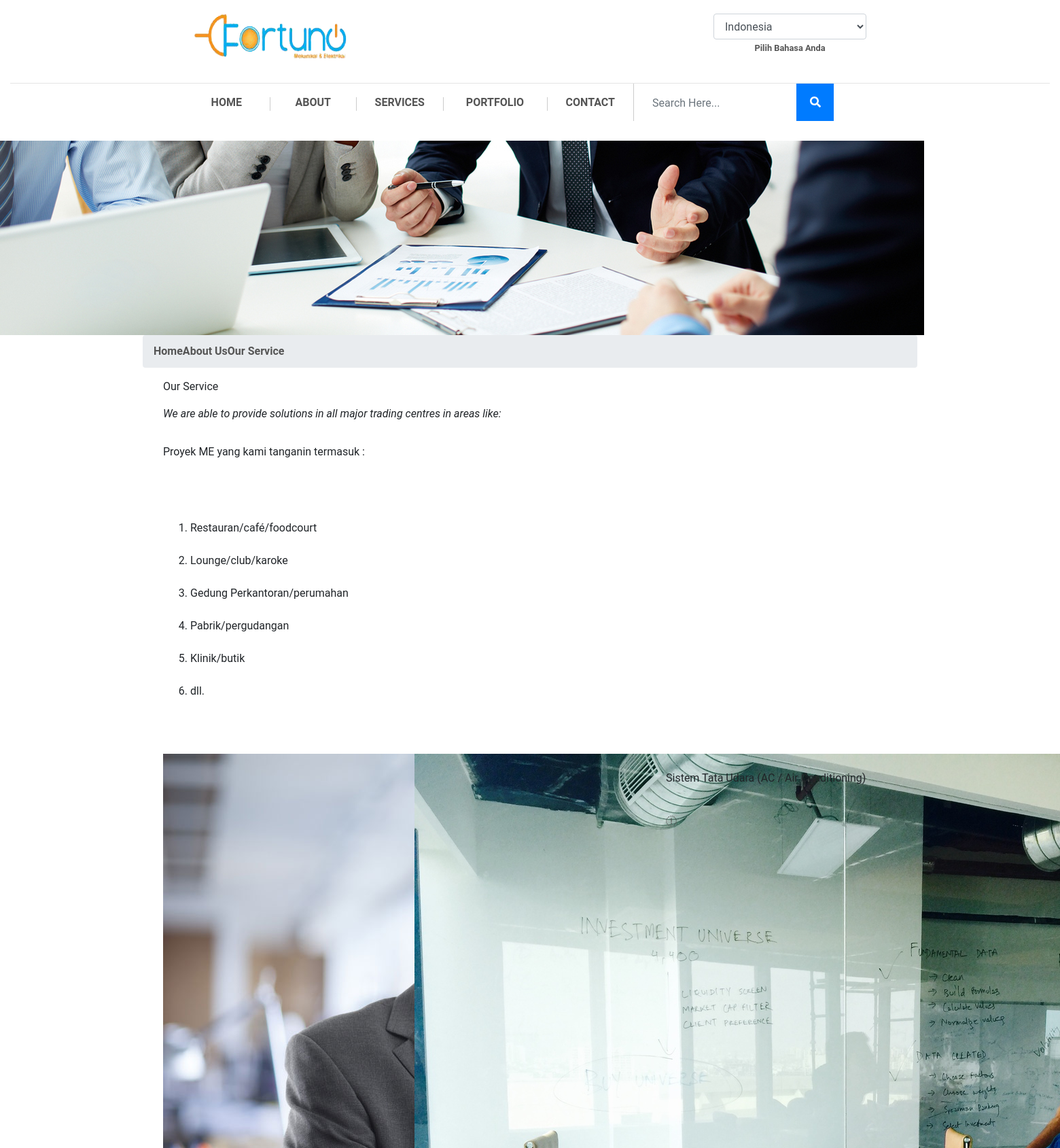
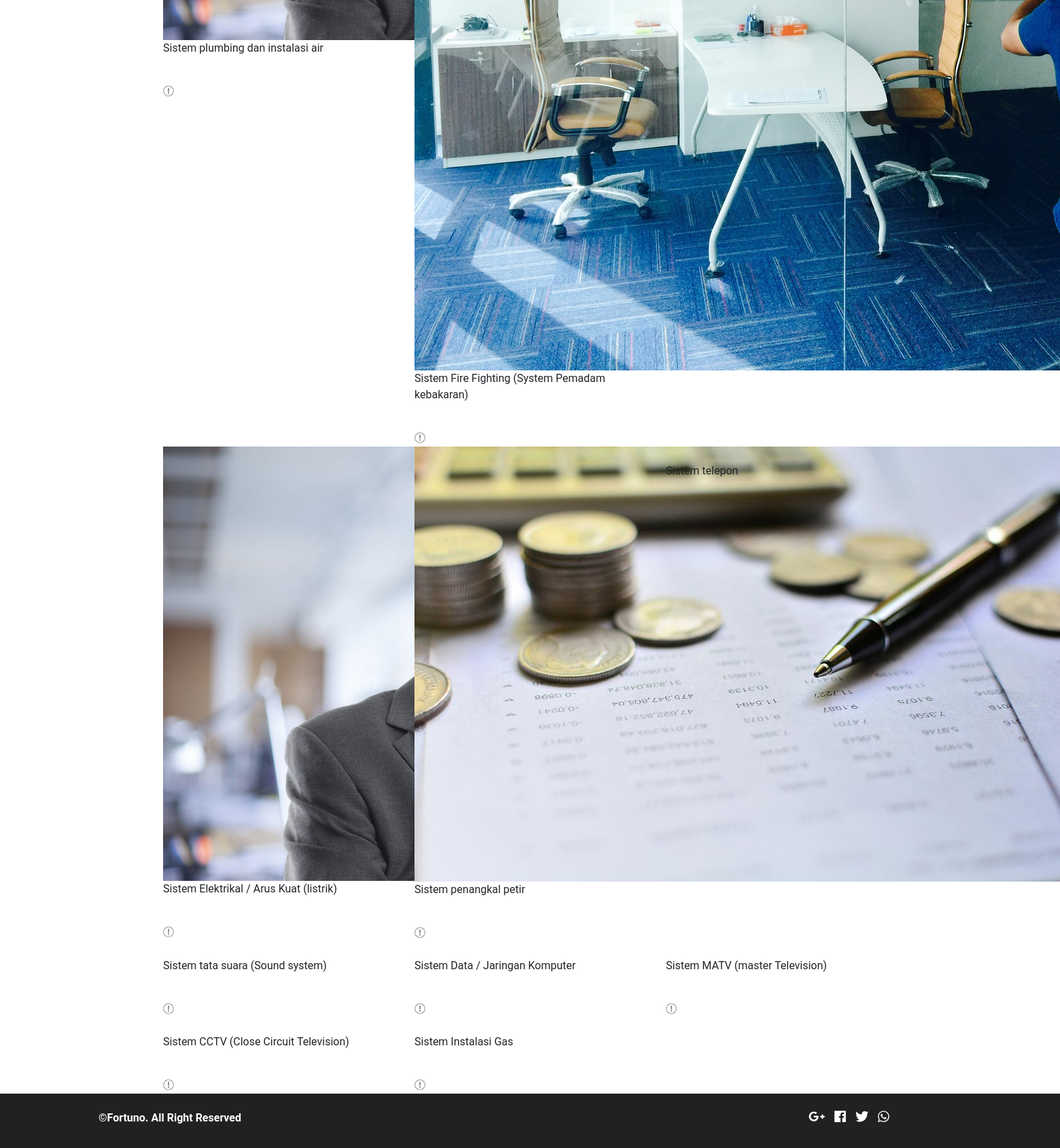
The app's page /index.php/service with its own data (2 pictures, top to bottom).
### tables this page shows
CREATE TABLE `fortu_text` (
  `text_id` int(8) NOT NULL,
  `text_footer` text NOT NULL,
  `text_footer_en` text NOT NULL,
  `text_slide` text NOT NULL,
  `text_slide_en` text NOT NULL,
  `text_quote` text NOT NULL,
  `text_quote_en` text NOT NULL,
  `text_service` text NOT NULL,
  `text_service_en` text NOT NULL,
  `text_portofolio` text NOT NULL,
  `text_portofolio_en` text NOT NULL,
  `text_mecha` text NOT NULL,
  `text_mecha_en` text NOT NULL
);

CREATE TABLE `fortu_services` (
  `services_id` int(11) NOT NULL,
  `catservices_id` int(8) NOT NULL,
  `services_name` varchar(255) NOT NULL,
  `services_name_en` varchar(255) NOT NULL,
  `services_desc` text NOT NULL,
  `services_desc_en` text NOT NULL,
  `services_alt` varchar(255) NOT NULL COMMENT 'alt untuk gambar',
  `services_pub` enum('88','99') NOT NULL COMMENT '99 = publish',
  `services_link` varchar(255) NOT NULL
);

CREATE TABLE `fortu_image` (
  `image_id` int(11) NOT NULL,
  `parent_id` int(11) NOT NULL,
  `image_parent_name` varchar(255) NOT NULL,
  `image_name` varchar(255) NOT NULL,
  `image_seq` tinyint(4) NOT NULL
);

### application/views/index.php (called while the page is built, shortened)
<?php
$this->load->view('component/top', isset($top) ? $top : 0);
$this->load->view('component/header', isset($header) ? $header : 0);
$this->load->view($content, isset($component) ? $component : 0);

### application/controllers/Service.php (called while the page is built, shortened)
<?php
class Service extends Frontend_Controller {
	public function index()
	{
		$this->data['text'] = $this->text_model->get(1);
		$change = array();
		$services = $this->services_model->get();
		$i=0;
		foreach ($services as $service) {
			$select = array('parent_id' => $service->services_id, 'image_parent_name' => 'services');
			$select['image_seq'] = 0;
			$image = $this->image_model->get_by($select, 1, NULL, TRUE);
			$select['image_seq'] = 1;
			$icon = $this->image_model->get_by($select, 1, NULL, TRUE);
			$change[$i] = (object)array(
				'service_name' => $service->services_name,
				'service_desc' => $service->services_desc,
				'service_link' => $service->services_link,
				'service_image'=> $image->image_name,
				'service_icon' => $icon->image_name,
			);
			$i++;
		}
		$this->data['services'] = $change;
		$this->data['content']	= 'pages/service';
		$this->load->view('index', $this->data);
	}
}

### index.php (called while the page is built, shortened)
<?php
require_once BASEPATH.'core/CodeIgniter.php';

### application/core/MY_Model.php (called while the page is built, shortened)
<?php
class MY_Model extends CI_Model
{
	protected $_table_name;
	protected $_order_by;
	protected $_order_by_type;
	protected $_primary_filter = 'intval';
	protected $_primary_key;
	public function get($id = NULL, $single = FALSE)
	{
		if ($id != NULL) {
			$filter = $this->_primary_filter;
			$id = $filter($id);
			$this->db->where($this->_primary_key, $id);
			$method = 'row';
		}
		elseif ($single == TRUE) {
			$method = 'row';
		}
		else {
			$method = 'result';
		}
		if ($this->_order_by_type) {
			$this->db->order_by($this->_order_by, $this->_order_by_type);
		}
		else {
			$this->db->order_by($this->_order_by);
		}
		return $this->db->get('{PRE}'.$this->_table_name)->$method();
	}
	public function get_by($where = NULL, $limit = NULL, $offset = NULL, $single = FALSE, $select = NULL)
	{
		if ($where != NULL) {
			$this->db->where($where);
		}
		if (($limit) && ($offset)) {
			$this->db->limit($limit, $offset);
		}
		elseif (($limit)) {
			$this->db->limit($limit);
		}
		return $this->get(NULL, $single);
	}
	public function count($where = NULL)
	{
		if ($where) {
			$this->db->where($where);
		}
		$this->db->from('{PRE}'.$this->_table_name);
		return $this->db->count_all_results();
	}
}

### application/models/Catservices_model.php (called while the page is built, shortened)
<?php
class Catservices_model extends MY_Model
{
	function olahData($categories, $wimage=NULL)
	{
	  $category = array();
	  foreach ($categories as $cat) {
			$this->db->where(array('catservices_id' => $cat->catservices_id, 'services_pub' => '99', 'image_parent_name' => 'services'));
			$this->db->join('{PRE}'.'image', '{PRE}'.'image.parent_id = {PRE}services.services_id');
			$services = $this->db->get('{PRE}services')->result();
	    $serpis = array();
	    foreach ($services as $service) {
	      $serpis[] = (object)array(
	        'services_name' => $service->services_name,
	        'services_name_en' => $service->services_name_en,
	        'services_desc' => $service->services_desc,
	        'services_desc_en' => $service->services_desc_en,
					'services_link' => $service->services_link,
	        'services_img' => $service->image_name
	      );
	    }
	    $category[] = (object)array(
	      'catservice_name' => $cat->catservices_name,
	      'catservice_name_en' => $cat->catservices_name_en,
	      'catservice_desc' => $cat->catservices_desc,
	      'catservice_icon' => $cat->catservices_icon,
	      'services' => $serpis
	      );
	    ($wimage == TRUE) ? $category[0]->catservice_bg = $cat->image_name : '';
	  }
	  return $category;
	}
}

### application/core/MY_Controller.php (called while the page is built, shortened)
<?php
class Frontend_Controller extends MY_Controller
{
	public function __construct()
	{
		$categories = $this->catservices_model->get_by(array('catservices_pub' => '99'));
		$this->data['cat_all'] = $this->catservices_model->olahData($categories, FALSE);
	}
}

### application/views/pages/service.php (the view, shortened to what this page needs)
<section>
  <div class="service">
    <div class="banner-head">
      <img class="img-responsive" src="<?=site_url('dist/img/assets/banner1.jpg')?>" alt="">
      <div class="breadcumb">
        <ul class="breadcrumb container">
          <li><a href="<?=site_url()?>">Home</a></li>
          <li><a href="#">About Us</a></li>
          <li class="aktip"><a href="#">Our Service</a></li>
        </ul>
      </div>
    </div>
    <div class="content-service">
      <div class="container">
        <div class="row">
          <div class="col-lg-12">
            <p>Our Service</p>
            <p><em>We are able to provide solutions in all major trading centres in areas like:</em></p>
          </div>
        </div>
        <div class="row">
          <div class="col-lg-12">
            <p><?=nl2br($text->text_service)?></p>
          </div>
        </div>
        <div class="row">
          <?php foreach ($services as $service): ?>
            <div class="col-lg-4">
              <div class="box-service">
                <img src="<?=site_url("uploads/img/services/$service->service_image")?>" alt="">
                <p><?=$service->service_name?></p>
                <div class="icon"><img src="<?=site_url("uploads/img/services/$service->service_icon")?>" alt=""></div>
                <a href="<?=site_url('our-service/'.$service->service_link)?>">
                  <i class="fa fa-long-arrow-right"></i>
                </a>
              </div>
            </div>
          <?php endforeach; ?>
        </div>
      </div>
    </div>
  </div>
</section>

### records on screen
fortu_text: text_service "Proyek ME yang kami tanganin termasuk : Restauran/café/foodcourt Lounge/club/karoke Gedung Perkantoran/perumahan Pabrik/pergudangan Klinik/butik dll."
fortu_services: services_name "Sistem plumbing dan instalasi air"
fortu_services: fortu_image.image_name (picture), services_name "Sistem Fire Fighting (System Pemadam kebakaran)"
fortu_services: services_name "Sistem Tata Udara (AC / Air Conditioning)"
fortu_services: services_name "Sistem Elektrikal / Arus Kuat (listrik)"
fortu_services: fortu_image.image_name (picture), services_name "Sistem penangkal petir"
fortu_services: services_name "Sistem telepon"

### other values on screen
$service->service_name "Sistem tata suara (Sound system)"
$service->service_name "Sistem Data / Jaringan Komputer"
$service->service_name "Sistem MATV (master Television)"
$service->service_name "Sistem CCTV (Close Circuit Television)"
$service->service_name "Sistem Instalasi Gas"
